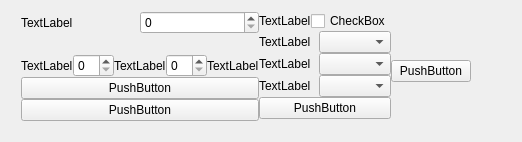
        <widget class="QWidget" name="tab_2">
         <attribute name="title">
          <string>设置卡</string>
         </attribute>
         <layout class="QGridLayout" name="gridLayout_6">
          <item row="0" column="0">
           <layout class="QHBoxLayout" name="horizontalLayout_23">
            <property name="spacing">
             <number>0</number>
            </property>
            <property name="leftMargin">
             <number>10</number>
            </property>
            <property name="rightMargin">
             <number>40</number>
            </property>
            <item>
             <layout class="QVBoxLayout" name="verticalLayout_14">
              <property name="bottomMargin">
               <number>10</number>
              </property>
              <item>
               <layout class="QHBoxLayout" name="horizontalLayout_24">
                <property name="bottomMargin">
                 <number>20</number>
                </property>
                <item>
                 <widget class="QLabel" name="label_30">
                  <property name="text">
                   <string>TextLabel</string>
                  </property>
                 </widget>
                </item>
                <item>
                 <widget class="QSpinBox" name="spinBox_4"/>
                </item>
               </layout>
              </item>
              <item>
               <layout class="QHBoxLayout" name="horizontalLayout_25">
                <item>
                 <widget class="QLabel" name="label_31">
                  <property name="text">
                   <string>TextLabel</string>
                  </property>
                 </widget>
                </item>
                <item>
                 <widget class="QSpinBox" name="spinBox_5"/>
                </item>
                <item>
                 <widget class="QLabel" name="label_32">
                  <property name="text">
                   <string>TextLabel</string>
                  </property>
                 </widget>
                </item>
                <item>
                 <widget class="QSpinBox" name="spinBox_6"/>
                </item>
                <item>
                 <widget class="QLabel" name="label_33">
                  <property name="text">
                   <string>TextLabel</string>
                  </property>
                 </widget>
                </item>
               </layout>
              </item>
              <item>
               <widget class="QPushButton" name="pushButton_18">
                <property name="text">
                 <string>PushButton</string>
                </property>
               </widget>
              </item>
              <item>
               <widget class="QPushButton" name="pushButton_19">
                <property name="text">
                 <string>PushButton</string>
                </property>
               </widget>
              </item>
             </layout>
            </item>
            <item>
             <layout class="QVBoxLayout" name="verticalLayout_16">
              <property name="bottomMargin">
               <number>10</number>
              </property>
              <item>
               <layout class="QHBoxLayout" name="horizontalLayout_26">
                <item>
                 <widget class="QLabel" name="label_34">
                  <property name="text">
                   <string>TextLabel</string>
                  </property>
                 </widget>
                </item>
                <item>
                 <widget class="QCheckBox" name="checkBox_2">
                  <property name="text">
                   <string>CheckBox</string>
                  </property>
                 </widget>
                </item>
               </layout>
              </item>
              <item>
               <layout class="QHBoxLayout" name="horizontalLayout_28">
                <item>
                 <widget class="QLabel" name="label_35">
                  <property name="text">
                   <string>TextLabel</string>
                  </property>
                 </widget>
                </item>
                <item>
                 <widget class="QComboBox" name="comboBox_5"/>
                </item>
               </layout>
              </item>
              <item>
               <layout class="QHBoxLayout" name="horizontalLayout_29">
                <item>
                 <widget class="QLabel" name="label_36">
                  <property name="text">
                   <string>TextLabel</string>
                  </property>
                 </widget>
                </item>
                <item>
                 <widget class="QComboBox" name="comboBox_6"/>
                </item>
               </layout>
              </item>
              <item>
               <layout class="QHBoxLayout" name="horizontalLayout_30">
                <item>
                 <widget class="QLabel" name="label_37">
                  <property name="text">
                   <string>TextLabel</string>
                  </property>
                 </widget>
                </item>
                <item>
                 <widget class="QComboBox" name="comboBox_7"/>
                </item>
               </layout>
              </item>
              <item>
               <widget class="QPushButton" name="pushButton_20">
                <property name="text">
                 <string>PushButton</string>
                </property>
               </widget>
              </item>
             </layout>
            </item>
            <item>
             <widget class="QPushButton" name="pushButton_21">
              <property name="text">
               <string>PushButton</string>
              </property>
             </widget>
            </item>
           </layout>
          </item>
         </layout>
        </widget>
